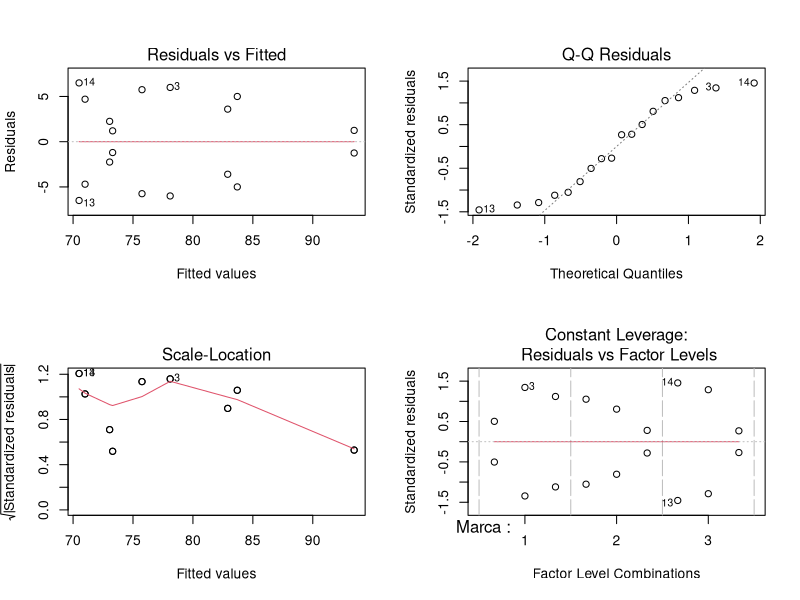
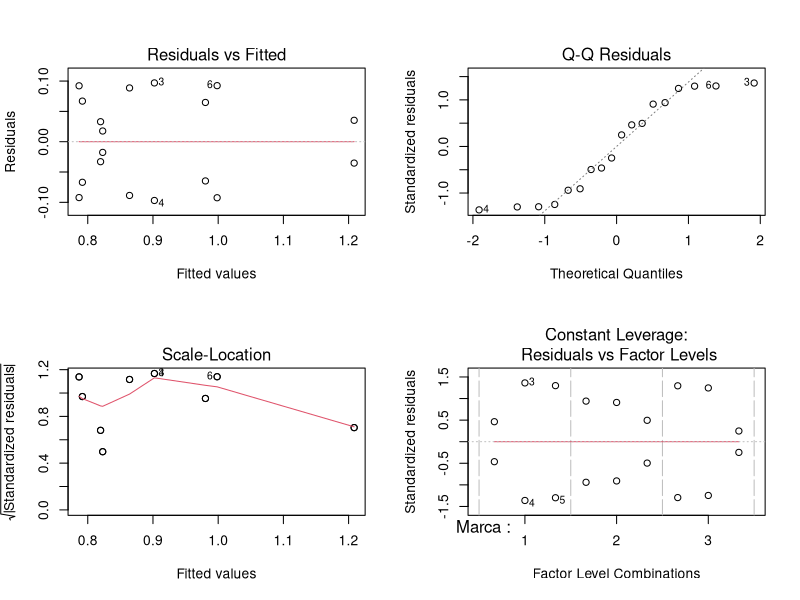

Recreate these plots in R, in order.
## ---- chunk 1
knitr::opts_chunk$set(echo = TRUE)
## ---- chunk 2
cancha <- read.table("cancha.txt", T)
str(cancha)
## ---- chunk 3
Porcentaje <- cancha[,1]
Marca  <- as.factor(cancha[,2])
Tiempo <- as.factor(cancha[,3])
mod <- lm(Porcentaje ~ Marca + Tiempo + Marca*Tiempo)
anva <- aov(mod)
summary(anva)
## ---- chunk 4
par(mfrow=c(2,2))
plot(mod)
## ---- chunk 5
ri<-rstandard(mod)
shapiro.test(ri)
## ---- chunk 6
#install.packages("car")
library(car)
ncvTest(mod)
## ---- chunk 7
yt<-asin(Porcentaje/100)
yt
mod1<-lm(yt~Marca+Tiempo+Marca*Tiempo)
par(mfrow=c(2,2))
plot(mod1)
ri1<-rstandard(mod1)
shapiro.test(ri1)
## ---- chunk 8
#No se distribuye normalmente (altera normalidad)
ncvTest(mod1)
#Cumple con el supuesto de homogeneidad de variancia
#Por lo tanto, lo dejamos sin transformaciÛn
## ---- chunk 9
#mod<-lm(Porcentaje~Marca+Tiempo+Marca*Tiempo)
anva<-anova(mod)
anva
summary(anva)
## ---- chunk 10
SCe  <-  anva$"Sum Sq"
SCE  <-  SCe[5]
CMe  <-  anva$"Mean Sq"
CME  <-  CMe[5]
SCe<-anva$"Sum Sq"
SCE<-SCe[4]
SCE

## ---- chunk 11
CMe<-anva$"Mean Sq"
CME<-CMe[4]
CME
## ---- chunk 12
str(cancha)
## ---- chunk 13
cancha
## ---- chunk 14
#La data se divide por tipos de marcas (b1=1, b2=2 y b3=3)
canchap1<-cancha[1:6,]
canchap2<-cancha[7:12,]
canchap3<-cancha[13:18,]

## ---- chunk 15
Canchat1 <- cancha[cancha$tiempo=="4.0",]
Canchat1
## ---- chunk 16
str(Canchat1)
## ---- chunk 17
Canchat1 <- cancha[cancha$tiempo=="4",]
Canchat1
## ---- chunk 18
Canchat2 <- cancha[cancha$tiempo=="4.5",]
Canchat2
## ---- chunk 19
Canchat3 <- cancha[cancha$tiempo=="5",]
Canchat3
## ---- chunk 20
modt1<-lm(Porcentaje~as.factor(Marca),Canchat1)
modt1
modt2<-lm(Porcentaje~as.factor(Marca),Canchat2)
modt2
modt3<-lm(Porcentaje~as.factor(Marca),Canchat3)
modt3

## ---- chunk 21
anvat1 <- anova(modt1)
anvat2 <- anova(modt2)
anvat3 <- anova(modt3)

anvat1
## ---- chunk 22
SCMt1 <- anvat1$Sum
SCMt1
## ---- chunk 23
SCMt1 <- anvat1$Sum[1]
SCMt1
## ---- chunk 24
modm1<-lm(Porcentaje~as.factor(tiempo),canchap1)
modm1
modm2<-lm(Porcentaje~as.factor(tiempo),canchap2)
modm3<-lm(Porcentaje~as.factor(tiempo),canchap3)
## ---- chunk 25
anvam1<-anova(modm1)
anvam2<-anova(modm2)
anvam3<-anova(modm3)
## ---- chunk 26
#La data se divide por tiempo (b1=4, b2=4.5 y b3=5)
canchat1<-cancha[cancha$tiempo=="4",]
str(canchat1)
## ---- chunk 27
canchat2<-cancha[cancha$tiempo=="4.5",]
canchat2
## ---- chunk 28
canchat3<-cancha[cancha$tiempo=="5",]
canchat3
## ---- chunk 29
modt1<-lm(Porcentaje~as.factor(Marca),canchat1)
modt1
modt2<-lm(Porcentaje~as.factor(Marca),canchat2)
modt3<-lm(Porcentaje~as.factor(Marca),canchat3)
## ---- chunk 30

## ---- chunk 31
SCMt1 <- anvat1$Sum[1]
SCMt2 <- anvat2$Sum[1]
#SCMt3 <- anvat3$Sum[1]
## ---- chunk 32
anvat1<-anova(modt1)
anvat2<-anova(modt2)
anvat3<-anova(modt3)
anvat1
#
anvat2
anvat3

## ---- chunk 33
canchap1
## ---- chunk 34
#Suma de cuadrados
SCt1<-anvat1$"Sum Sq" 
SCt1
SCt2<-anvat2$"Sum Sq"
SCt3<-anvat3$"Sum Sq"
SCt3

SCMt1<-SCt1[1]
SCMt1
SCMt2<-SCt2[1]
SCMt2
SCMt3<-SCt3[1]
SCMt3

CMt1<-anvat1$"Mean Sq"
CMt2<-anvat2$"Mean Sq"
CMt3<-anvat3$"Mean Sq"
CMt3

CMMt1<-CMt1[1]
CMMt2<-CMt2[1]
CMMt3<-CMt3[1]
CMMt1

## ---- chunk 35
SCMt2 <- anvat2$Sum[1]
SCMt2
SCMt3 <- anvat3$Sum[1]
SCMt3

## ---- chunk 36
CMMt1 <- anvat1$Mean[1]
CMMt2 <- anvat2$Mean[1]
CMMt3 <- anvat3$Mean[1]
CMMt1
## ---- chunk 37
canchap1
## ---- chunk 38
modM1 <- lm (Porcentaje  ~ as.factor(tiempo), canchap1)
modM2 <- lm (Porcentaje  ~ as.factor(tiempo), canchap2)
modM3 <- lm (Porcentaje  ~ as.factor(tiempo), canchap3)

anvaM1 <- anova(modM1)
anvaM2 <- anova(modM2)
anvaM3 <- anova(modM3)

## ---- chunk 39
SCTM1 <- anvaM1$Sum[1]
SCTM1
## ---- chunk 40
anvaM1
## ---- chunk 41
SCTM2 <- anvaM2$Sum[1]
SCTM3 <- anvaM3$Sum[1]

## ---- chunk 42
CMTM1 <- anvaM1$Mean[1]
CMTM2 <- anvaM2$Mean[1]
CMTM3 <- anvaM3$Mean[1]
## ---- chunk 43
SC <- round(c(SCMt1,SCMt2,SCMt3,SCTM1,SCTM2,SCTM3,SCE),4)
GLE <- 9
CME <- SCE/9
## ---- chunk 44
CM <- round(c(CMMt1,CMMt2,CMMt3,CMTM1,CMTM2,CMTM3,CME),4)
# Grados de libertad
GL <- c(rep(2,6), GLE)
Fc1 <- round(CM[1:6]/CM[7],4)
Fc <- c(Fc1,"")
## ---- chunk 45
pvalue1 <- round(1-pf(Fc1,2,GLE),4)
pvalue <- c(pvalue1,"")

## ---- chunk 46
Fuente <- c("A es b1","A es b2","A es b3","B es b1","B es b2","B es b3","residuales")
data.frame(Fuente, GL, SC, CM, Fc, pvalue)
